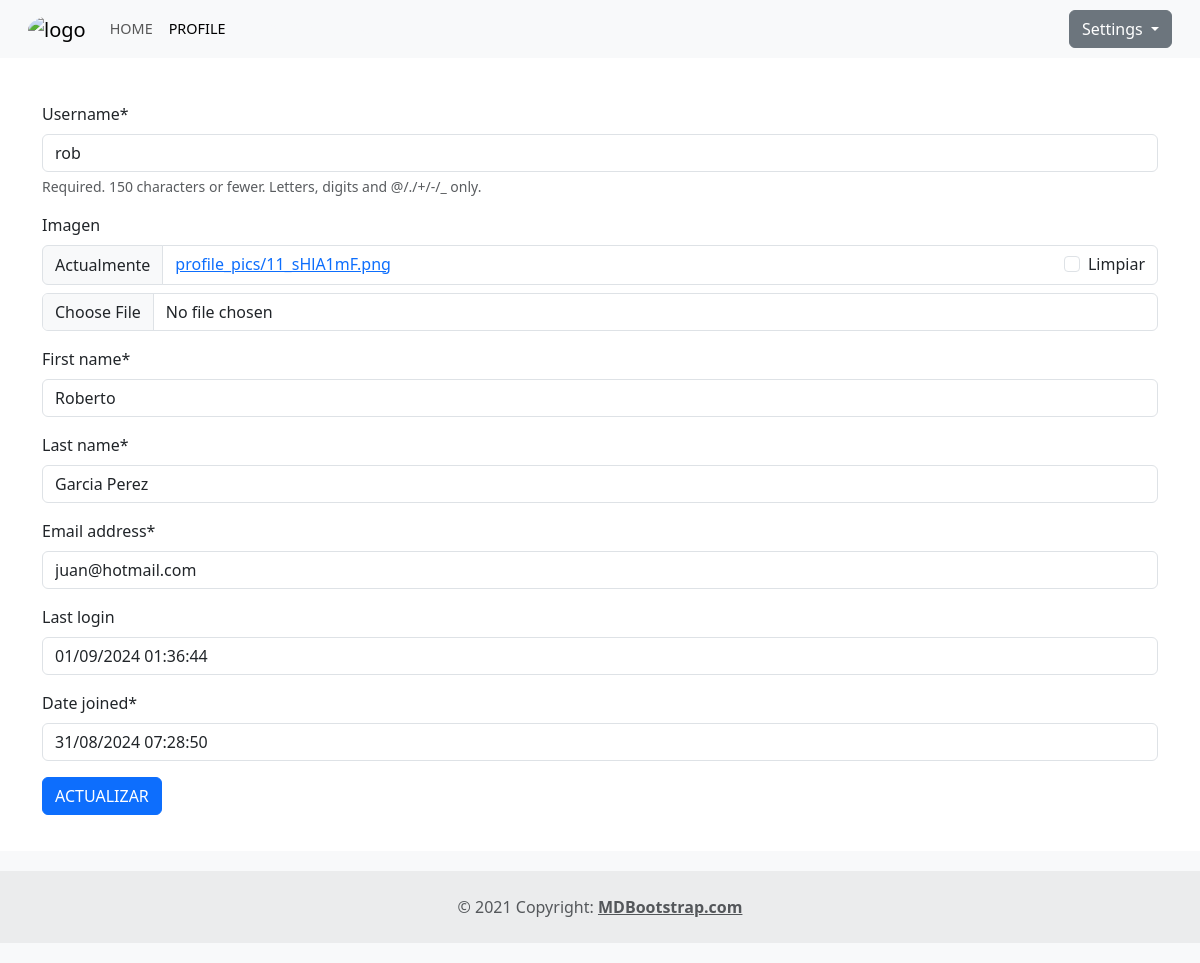
The app's page /accounts/profile/ (signed in), older data.
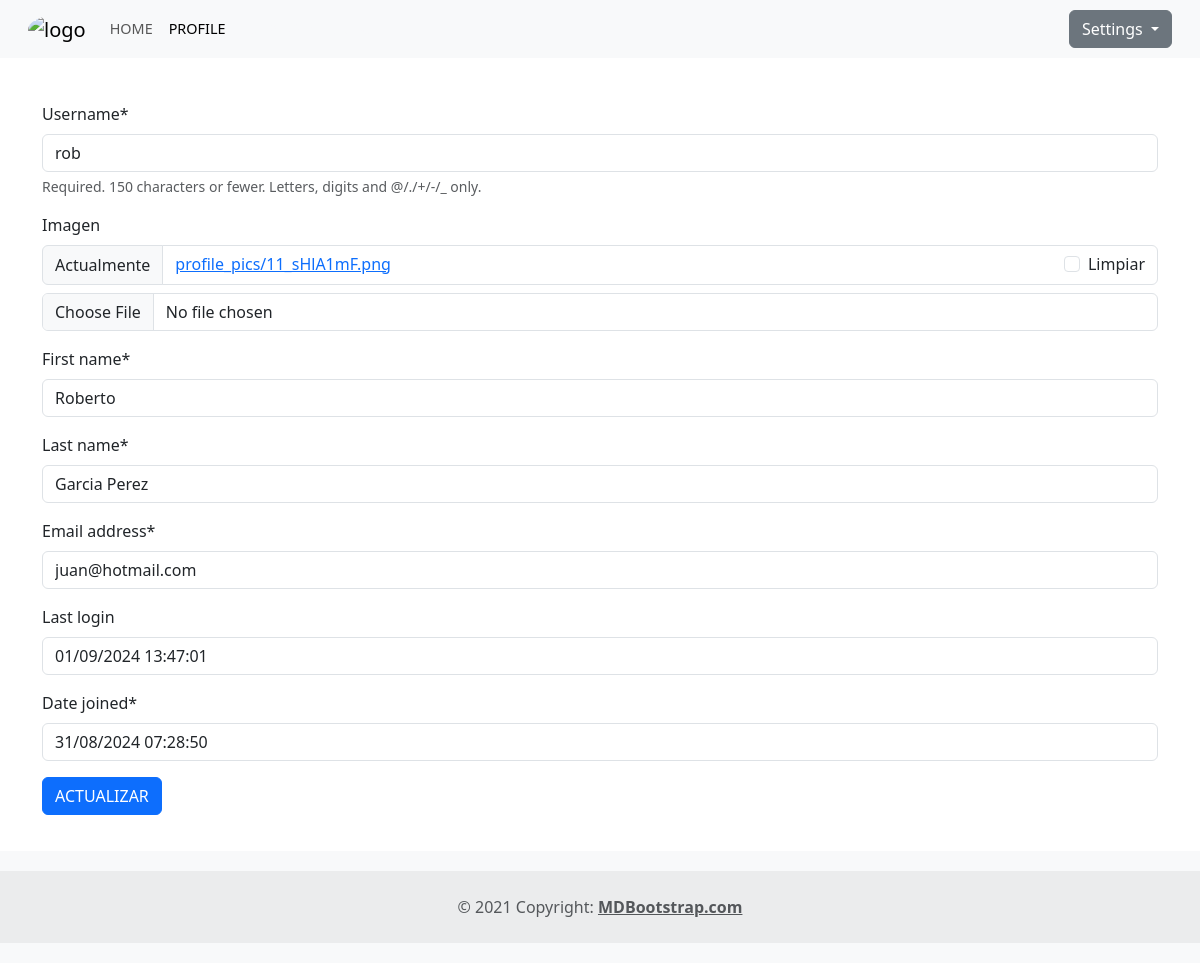
The same page, newer data.
### accounts/models.py (models this page shows)
class CustomUser(AbstractUser):
    first_name = models.CharField(_("first name"), max_length=150, blank=False)
    last_name = models.CharField(_("last name"), max_length=150, blank=False)
    email = models.EmailField(_("email address"), blank=False,unique=True)
    image = models.ImageField("imagen",
        upload_to='profile_pics/',  # Carpeta donde se almacenarán las imágenes
        default='profile_pics/default.png',  # Imagen por defecto
        blank=True,  # Campo opcional
        null=True    # Permitir valores nulos
    )
    REQUIRED_FIELDS = ["email","first_name","last_name"]

### accounts/views.py (the view)
# urls.py: path('profile/', views. update_user_view,name='profile'),
@login_required(login_url='/accounts/login/')
def update_user_view(request):
    if request.method == 'POST':
        form = CustomUserUpdateForm(request.POST, request.FILES, instance=request.user)
        if form.is_valid():
            form.save()
            messages.success(request, 'Perfil actualizado exitosamente.')
            return redirect(reverse('accounts:profile'))
        else:
         messages.error(request, 'Error al intentar actualizar el formulario.')
    else:
        form = CustomUserUpdateForm(instance=request.user)
    return render(request, 'accounts/profile.html', {'form': form})

### accounts/forms.py
class CustomUserUpdateForm(forms.ModelForm):
    def __init__(self,*args,**kwargs):
        super(CustomUserUpdateForm,self).__init__(*args,**kwargs)
        self.fields['last_login'].widget.attrs['readonly'] = True
        self.fields['date_joined'].widget.attrs['readonly'] = True
    class Meta:
        model = CustomUser
        fields = ['username','image','first_name','last_name', 'email','last_login', 'date_joined']

### templates/accounts/profile.html (shortened to what this page needs)
{%  extends 'base.html'%}
{% load crispy_forms_tags %}
{% block content %}
    <form method="post" enctype="multipart/form-data">
        {{ form|crispy }}
        <p><input type="submit" class="btn btn-primary" value="ACTUALIZAR"></p>
    </form>
{% endblock%}

Row changes from the older to the newer data that the page shows:
changed CustomUser "rob": last_login "01/09/2024 01:36:44" → "01/09/2024 13:47:01"
